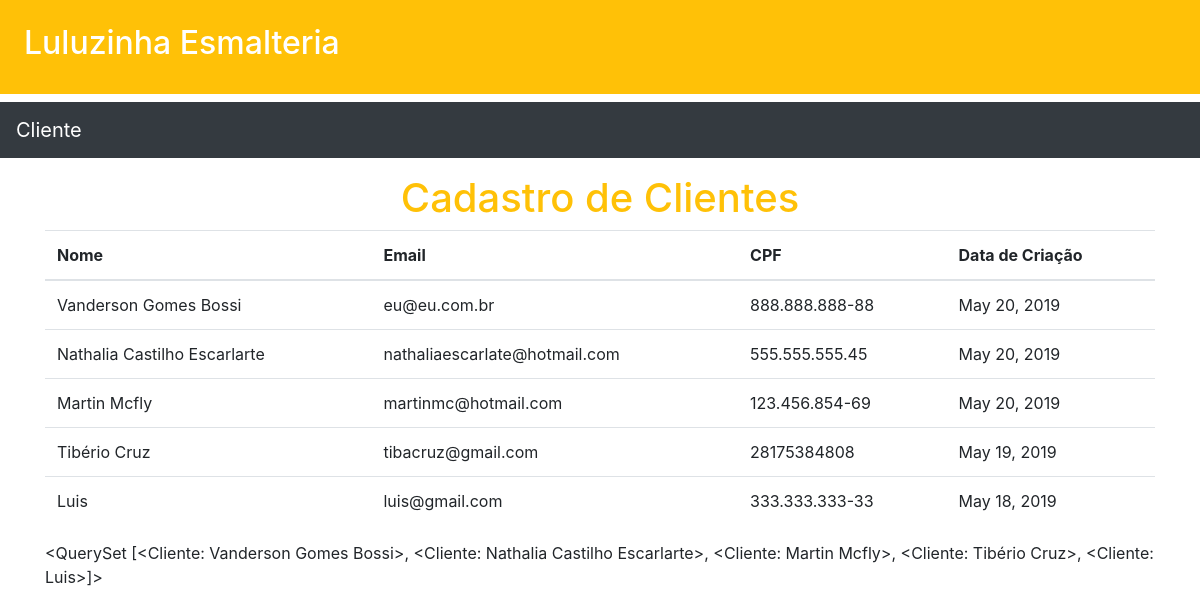
The page / on the database its author committed.
### clientes/models.py (models this page shows)
class Cliente(models.Model):
    nome = models.CharField(max_length=250)
    email = models.EmailField()
    cpf = models.CharField(max_length=14,unique=True)
    data_criacao = models.DateField(auto_now_add=True)
    def __str__(self):
        return self.nome

### clientes/views.py (the view)
# urls.py: path('',lista_de_clientes,name='lista_de_clientes'),
def lista_de_clientes(request):
    clientes = Cliente.objects.all().order_by('-id')
    return render(request,"clientes/lista_de_clientes.html",{'clientes':clientes})

### esmalteria/templates/clientes/lista_de_clientes.html (shortened to what this page needs)
{% extends 'base.html' %}
{% block content %}
<div class="container">
<div class="text-center">
<h1 class="text-warning">Cadastro de Clientes</h1>
</div>
<table class="table table-head">
    <thead>
        <tr>
            <th>Nome</th>
            <th>Email</th>
            <th>CPF</th>
            <th>Data de Criação</th>
        </tr>
    </thead>
    <tbody>
        {% for cliente in clientes %}
        <tr>
            <td>{{ cliente.nome }}</td>
            <td>{{ cliente.email }}</td>
            <td>{{ cliente.cpf }}</td>
            <td>{{ cliente.data_criacao }}</td>
        </tr>
        {% endfor %}
    </tbody>
</table>
{{ clientes }}
</div>
{% endblock content %}

### esmalteria/templates/base.html (shortened to what this page needs)
<!DOCTYPE html>
{% load staticfiles %}
<html lang="en">
<head>
    <link rel="stylesheet" href="{% static 'css/bootstrap.min.css' %}">
</head>
<body>
    <div class="p-4 mb-2 bg-warning text-white"><h2>Luluzinha Esmalteria</h2></div>
    <nav class="navbar navbar-expand-sm navbar-dark bg-dark mb-3">
       <a class="navbar-brand text-white">Cliente</a>
    </nav>
    {% block content %}
    {% endblock content %}
</body>
</html>

### rows shown on the page
Cliente: nome "Vanderson Gomes Bossi", email "eu@eu.com.br", cpf "888.888.888-88", data_criacao "May 20, 2019", nome.nome "<QuerySet [<Cliente: Vanderson Gomes Bossi>, <Cliente: Nathalia Castilho Escarlarte>, <Cliente: Martin Mcfly>, <Cliente: Tibério Cruz>, <Cliente: Luis>]>"
Cliente: nome "Nathalia Castilho Escarlarte", email "nathaliaescarlate@hotmail.com", cpf "555.555.555.45", data_criacao "May 20, 2019"
Cliente: nome "Martin Mcfly", email "martinmc@hotmail.com", cpf "123.456.854-69", data_criacao "May 20, 2019"
Cliente: nome "Tibério Cruz", email "tibacruz@gmail.com", cpf "28175384808", data_criacao "May 19, 2019"
Cliente: nome "Luis", email "luis@gmail.com", cpf "333.333.333-33", data_criacao "May 18, 2019"
